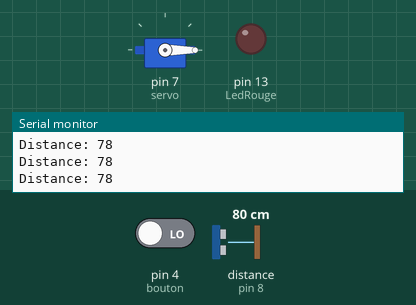
A sketch run on a simulated Arduino Uno, built with avr-gcc and run on an emulated ATmega328P. On the bench: servo, output pins drawn as LEDs (lit = HIGH), the last lines printed to the serial monitor. Wiring (inferred from the names in the program): ultrasonic range finder: trigger pin 9; echo pin 8. The inputs (shaded band) are chosen by the test bench; at power-on: distance to the obstacle (sensor on pin 8) 80 cm, pin 4 (bouton) LOW. The echo pulse lasts 58.3 µs per cm; pins used as bus, display or sensor lines are not drawn.

Above: at 3.2 s.
3.3 s: distance to the obstacle (sensor on pin 8) set to 14 cm
4.8 s: distance to the obstacle (sensor on pin 8) set to 11 cm
At 5.5 s:
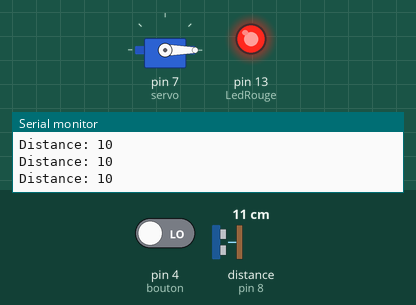
6.3 s: pin 4 (bouton) driven HIGH
At 7.3 s:
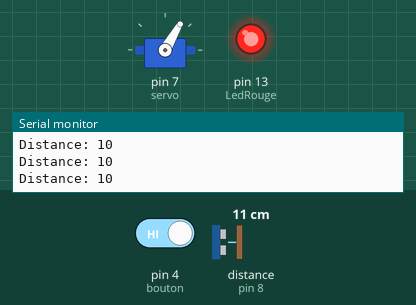
7.8 s: pin 4 (bouton) driven LOW
At 9.6 s:
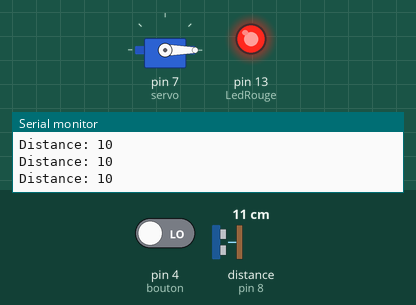
10.8 s: distance to the obstacle (sensor on pin 8) set to 18 cm
At 11.5 s:
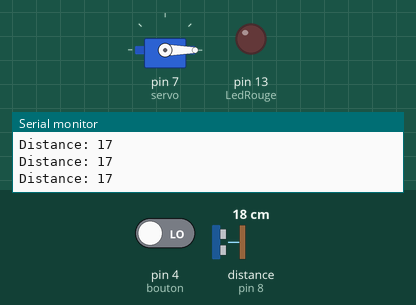
13.8 s: pin 4 (bouton) driven HIGH
At 14.4 s:
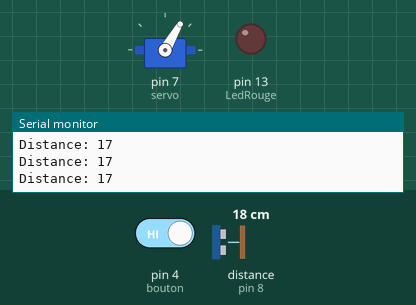
Timing chart, 0 to 16.3 s (numbered marks = the images above; inputs shaded):
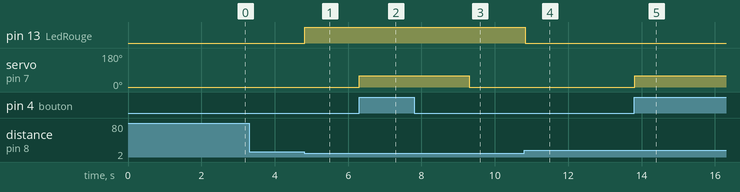

The sketch:

Code-D.A.N.ino
```cpp
#include <Servo.h>

Servo servo;

int LedRouge = 13;
int trigPin = 9;
int echoPin = 8;
int bouton = 4;

long duration;
int distance;
unsigned long previousMillis = 0;
const long interval = 30000;

void setup()
{
  servo.attach(7);
  servo.write(0);
  delay(2000);

  pinMode(LedRouge, OUTPUT);
  pinMode(trigPin, OUTPUT);
  pinMode(echoPin, INPUT);
  Serial.begin(9600);
}

void loop()
{
  digitalWrite(trigPin, LOW);
  delayMicroseconds(2);
  digitalWrite(trigPin, HIGH);
  delayMicroseconds(10);
  digitalWrite(trigPin, LOW);
  duration = pulseIn(echoPin, HIGH);
  distance = duration * 0.034 / 2;
  Serial.print("Distance: ");
  Serial.println(distance);

  if (digitalRead(bouton) == HIGH){
    servo.write(60);
    delay(3000);
    servo.write(0);
    previousMillis = millis();
  }

  if (millis() - previousMillis >= interval) {
    servo.write(60);
    delay(3000);
    servo.write(0);
    previousMillis = millis();
  }

  if (distance < 12) {
    digitalWrite(LedRouge, HIGH);
  } else {
    digitalWrite(LedRouge, LOW);
  }
}
```

Measured:
- the behaviour switches between 13 and 12 cm on distance to the obstacle (sensor on pin 8) (found by bisection; images 0 and 1)
- after the input at 4.8 s, pin 13 (LedRouge): LOW → HIGH at once
- after the input at 6.3 s, servo on pin 7 (servo): 0° → 60° at once
- after the input at 7.8 s, servo on pin 7 (servo): 60° → 0° after 1.5 s
- after the input at 10.8 s, pin 13 (LedRouge): HIGH → LOW at once
- after the input at 13.8 s, servo on pin 7 (servo): 0° → 60° at once
